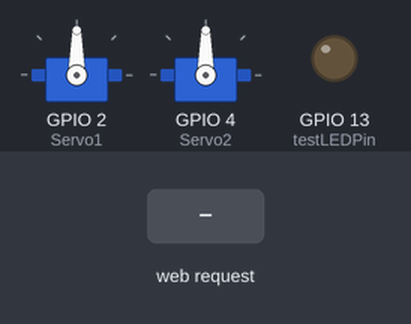
Recording of a sketch running on a simulated ESP8266 (NodeMCU). Parts: 2 × servo, output pins drawn as LEDs (lit = HIGH). Inputs (shaded band) come from the test bench. WiFi joins after 1.5 s; servers stay silent unless stated; what the sketch prints to the serial monitor is not drawn.

Above: at 8.7 s.
8.8 s: HTTP request GET /LED=ON received
At 10.0 s:
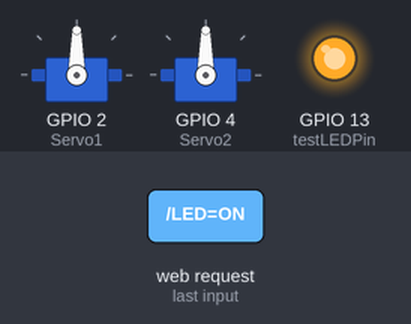
10.3 s: HTTP request GET /Servo1_angle0 received
At 11.3 s:
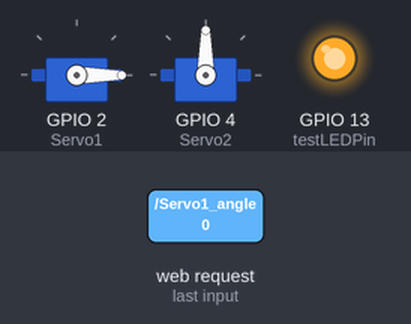
11.8 s: HTTP request GET /LED=OFF received
At 12.4 s:
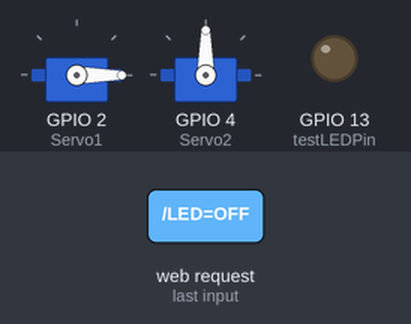
13.3 s: HTTP request GET /Servo1_angle180 received
At 13.6 s:
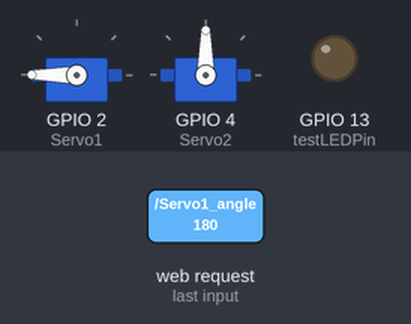
14.8 s: HTTP request GET /Servo2_angle0 received
At 15.9 s:
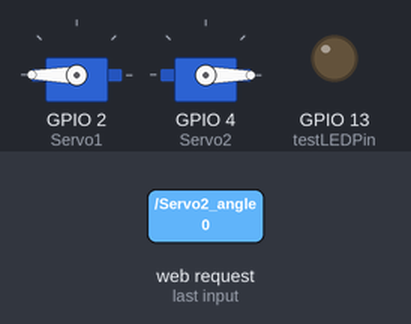
16.3 s: HTTP request GET /Servo1_angle90 received
At 17.1 s:
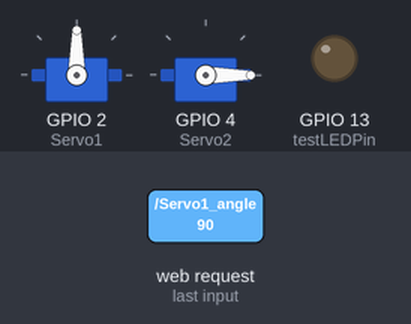
Timing chart, 0 to 18.8 s (numbered marks = the images above; inputs shaded):
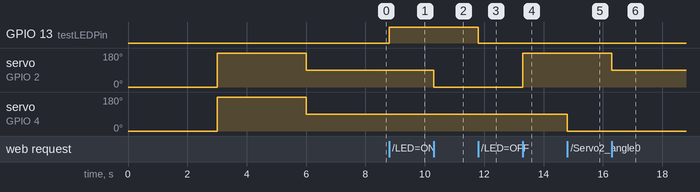

The sketch:

180730_Demo_of_Wifi_board_control_servo.ino
```cpp
#include <ESP8266WiFi.h>
#include <Servo.h>
const char* ssid = "Infas_因法師"; //your WiFi Name
const char* password = "infas.capacitor";  //Your Wifi Password
const int testLEDPin = 13;//D7 pin
int LEDstatus = LOW;
Servo Servo1;
Servo Servo2;
WiFiServer server(80);
WiFiClient client;
//=============================================================
void setup() {
  pinMode(testLEDPin,OUTPUT);
  digitalWrite(testLEDPin,LOW);
  Servo1.attach(2,1000,2150);//pin2 = D4
  Servo2.attach(4,1000,2150);//pin4 = D2
  Servo1.write(0);Servo2.write(0);delay(3000);
  Servo1.write(180);Servo2.write(180);delay(3000);
  Servo1.write(90);Servo2.write(90);
  Serial.begin(115200);
  delay(10);
  Serial.println();
  Serial.println();
  Serial.print("Connecting to ");
  Serial.println(ssid);
  WiFi.begin(ssid, password);//嘗試連線到設定好的SSID
  while (WiFi.status() != WL_CONNECTED) {//如果還沒連線到
    delay(500);
    Serial.print(".");
  }
  //以下為成功連線後所執行的動作
  Serial.println("");
  Serial.println("WiFi connected");
  server.begin();//開啟伺服器
  Serial.println("Server started");
  Serial.print("Use this URL to connect: ");
  Serial.print("http://");
  Serial.print(WiFi.localIP());//顯示出這塊板子的IP位置
  Serial.println("/");
}
//===========================================================================
void loop() {
  while (WiFi.status() != WL_CONNECTED) {//如果沒連線到
    delay(100);
    Serial.print("Lost Connection! Trying to reconnect...");
  }
  //這邊以上非常重要!!!防止WIFI斷線，無法控制，而遙控車卻仍一直跑
  //Below is to Check if a client has connected
  client = server.available();
  if (!client) {
    return;//如果Client還未做出回應(接資料)，就在從頭跑一次LOOP
  }
  // Wait until the client sends some data
  Serial.println("new client");
  int receiveDataWaitTimes=0;//用來計算等待接收資料的次數
  while(!client.available()){
    delay(30);//如果Client還來不及做出回應(送資料)，等待他30毫秒
    receiveDataWaitTimes+=1;
    if(receiveDataWaitTimes>=10){
      receiveDataWaitTimes=0;
      break;//因為Client一直都沒做出回應，可能是斷線了，所以就不等了，跳出迴圈!
    }
  }
  // Read the first line of the request
  String request = client.readStringUntil('\r');//讀取Client的回應直到換行符號出現
  Serial.println(request);
  client.flush();//丟棄遺失的封包
  // Match the request
  if (request.indexOf("/LED=ON") != -1)  {
    digitalWrite(testLEDPin, HIGH);
    LEDstatus = HIGH;
  }
  if (request.indexOf("/LED=OFF") != -1)  {
    digitalWrite(testLEDPin, LOW);
    LEDstatus = LOW;
  }
  // Set testLEDPin according to the request
  //digitalWrite(testLEDPin, value);
  if(request.indexOf("/Servo1_angle90") != -1)  {
    Servo1.write(90);
  }
  if(request.indexOf("/Servo1_angle0") != -1)  {
    Servo1.write(0);
  }
  if(request.indexOf("/Servo1_angle180") != -1)  {
    Servo1.write(180);
  }
  if(request.indexOf("/Servo2_angle90") != -1)  {
    Servo2.write(90);
  }
  if(request.indexOf("/Servo2_angle0") != -1)  {
    Servo2.write(0);
  }
  if(request.indexOf("/Servo2_angle180") != -1)  {
    Servo2.write(180);
  }
  sendHTML();
  Serial.println("Client disonnected");
  Serial.println("");
}
```

HTML_for_Client.ino
```cpp
void sendHTML(){
  //以下對客戶端(Client，像是手機)丟HTML語法，
  // Return the response
  client.println("HTTP/1.1 200 OK");
  client.println("Content-Type: text/html");
  client.println(""); //  do not forget this one
  client.println("<!DOCTYPE HTML>");
  client.println("<html>");

  client.print("Led is now: ");

  if(LEDstatus == HIGH) {
    client.print("On");
  } else {
    client.print("Off");
  }
  client.println("<br><br>");
  client.println("<a href=\"/LED=ON\"\"><button>On </button></a>");
  client.println("<a href=\"/LED=OFF\"\"><button>Off </button></a><br />");
  client.println("<a href=\"/Servo1_angle0\"\"><button style=\"height:200px;width:200px\">1號馬達轉至0度</button></a><br /><br /><br />");
  client.println("<a href=\"/Servo1_angle90\"\"><button style=\"height:200px;width:200px\">1號馬達轉至90度</button></a><br />");
  client.println("<a href=\"/Servo1_angle180\"\"><button style=\"height:200px;width:200px\">1號馬達轉至180度</button></a><br />");
  client.println("<a href=\"/Servo2_angle0\"\"><button style=\"height:200px;width:200px\">2號馬達轉至0度</button></a><br /><br /><br />");
  client.println("<a href=\"/Servo2_angle90\"\"><button style=\"height:200px;width:200px\">2號馬達轉至90度</button></a><br />");
  client.println("<a href=\"/Servo2_angle180\"\"><button style=\"height:200px;width:200px\">2號馬達轉至180度</button></a><br />");
  //上面幾行看起來很怪，但是為了讓IDE把它當成純文字看，只好用一堆\" 這樣IDE才會將它視為"
  client.println("</html>");
  delay(1);
}
```

Measured:
- after the input at 8.8 s, GPIO 13 (testLEDPin): LOW → HIGH at once
- after the input at 10.3 s, servo on GPIO 2 (Servo1): 90° → 0° at once
- after the input at 11.8 s, GPIO 13 (testLEDPin): HIGH → LOW at once
- after the input at 13.3 s, servo on GPIO 2 (Servo1): 0° → 180° at once
- after the input at 14.8 s, servo on GPIO 4 (Servo2): 90° → 0° at once
- after the input at 16.3 s, servo on GPIO 2 (Servo1): 180° → 90° at once
